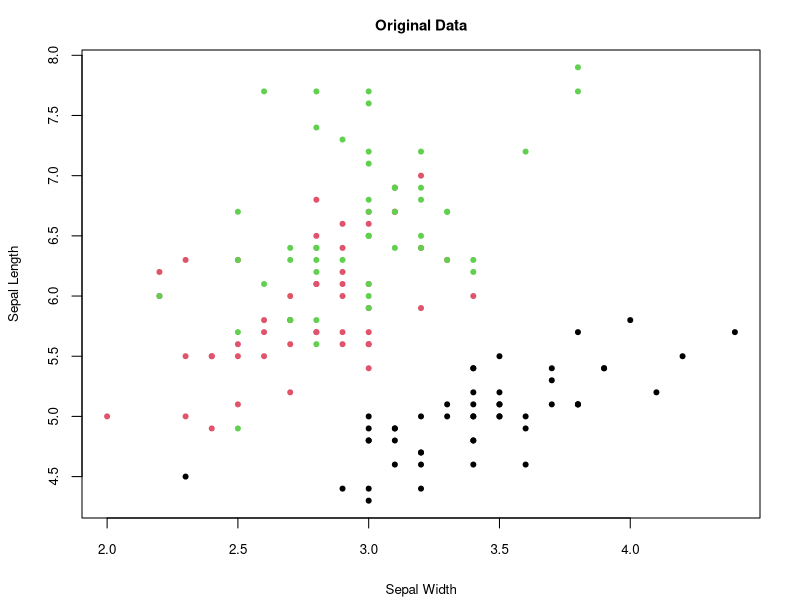
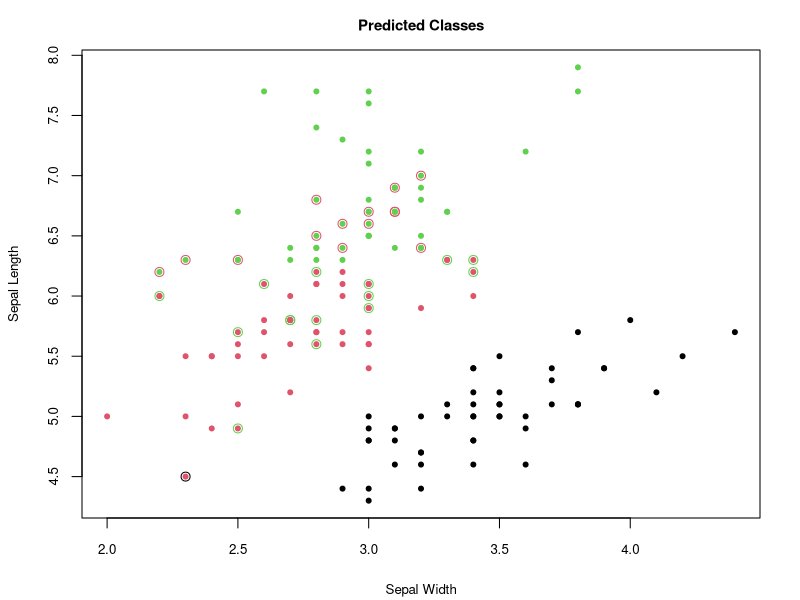
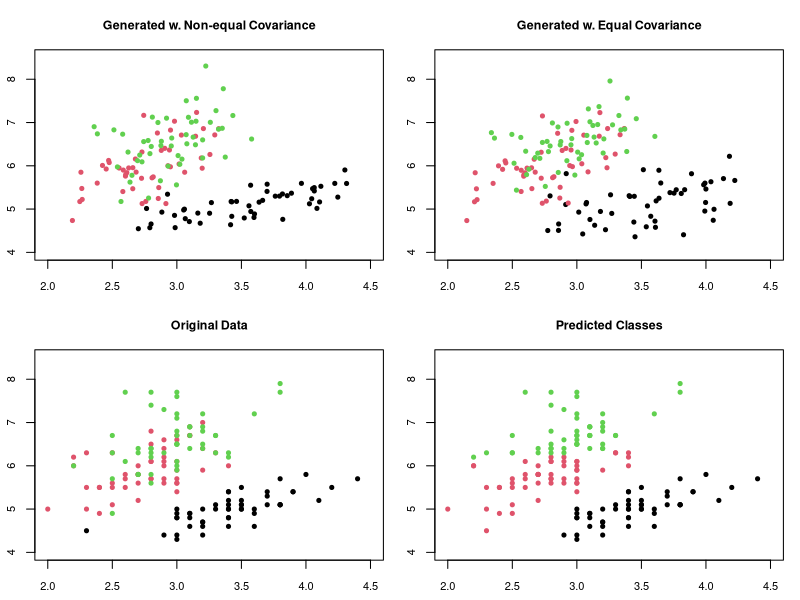
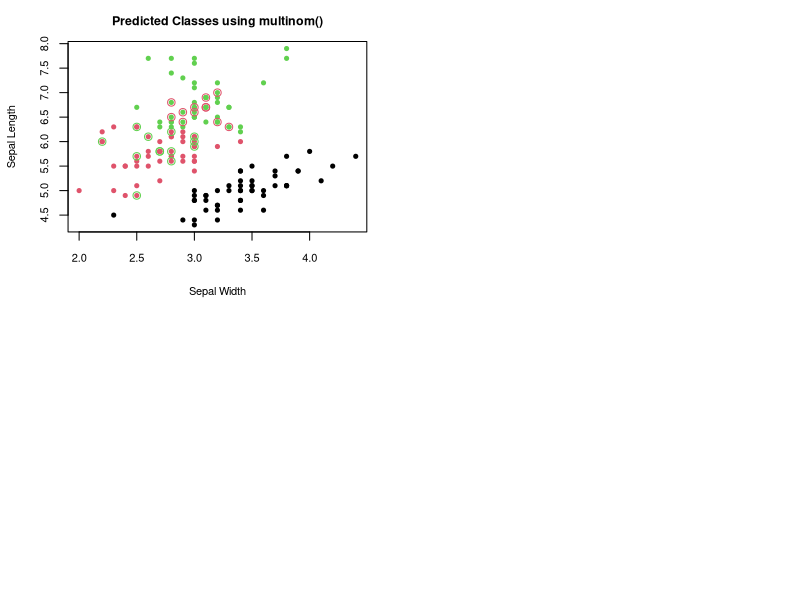

Write R code to recreate these figures, in order.
## ---- chunk 1
### Assignment 1 ###
knitr::opts_chunk$set(echo = FALSE)
knitr::opts_chunk$set(message = TRUE)
library(MASS)
library(mvtnorm)
library(nnet)
## ---- chunk 2
# getting the data
data <- iris
target <- data$Species # slicing our target to a separate frame
features <- data[,1:2] # slicing the two features we are going to use
## ---- chunk 3

# setting plot parameters
par(mar = c(4.1, 4.1, 2.5, 2))

# plotting original data
plot(
  data$Sepal.Width,
  data$Sepal.Length,
  col = data$Species,
  pch = 20,
  main = "Original Data",
  xlab = "Sepal Width",
  ylab = "Sepal Length",
  cex.main = 0.9,
  cex.lab = 0.8,
  cex.axis = 0.8
)

## ---- chunk 4
p <- ncol(features) # number of predictors
N <- nrow(features) # nobs
C <- length(levels(target)) # nclasses

mu <- do.call("rbind", by(features, target, colMeans)) # list of mu's for each class and dimension
s <- by(features, target, cov) # covariance matrices for each class
pi <- (prop.table(table(target)))  # class probabilities

# output the descpriptives
message("Means")
print(mu)
message("Covariance Matrices")
print(s)
message("Prior Probabilities")
print(pi)


## ---- chunk 5
# calculating the ppoled covariance matrix
S <- matrix(0, nrow = p, ncol = p, dimnames = list(colnames(features), colnames(features)))
for (c in 1:C) {
  S <- S + matrix(nrow = p, unlist(Map('*',s[c],pi[c]))) # using Map to do list multiplication
}

message("Pooled Covariance Matrix")
S

## ---- chunk 6

# function to get LDA coefficients
lincoef <- function(mu, S, pi, classes = C) {
  
  C <- classes
  w <- matrix(nrow = ncol(mu), ncol = C, dimnames = list(colnames(mu), paste0("w", 1:3)))
  w0 <- vector(length = C)
  names(w0) <- paste0("w0", 1:3)
  
  # simply translating the equations into code
  for (c in 1:C) {
      w0[c] <- -.5 * t(mu[c, ]) %*% solve(S) %*% mu[c, ] + log(as.matrix(pi[c]))
      w[,c] <- solve(S) %*% mu[c,] 
  }

  return(list("w0" = w0, "w" = w))
  
}

m1 <- lincoef(mu, S, pi)

m1

## ---- chunk 7
# pairwise differences
b1 <- data.frame(t((m1$w[,1])-(m1$w[,2])), "w0diff" = m1$w0[1]-m1$w0[2])
b2 <- data.frame(t((m1$w[,1])-(m1$w[,3])), "w0diff" = m1$w0[1]-m1$w0[3])
b3 <- data.frame(t((m1$w[,2])-(m1$w[,3])), "w0diff" = m1$w0[2]-m1$w0[3])
b <- round(rbind("d1-d2" = b1, "d1-d3" = b2, "d2-d3" = b3),2)
colnames(b) <- c("L1_diff", "L2_diff", "Constant_diff")
b
## ---- chunk 8
message("Covariance matrix for species setosa")
round(s$setosa,2)

message("Covariance matrix for species versicolor")
round(s$versicolor,2)

message("Covariance matrix for species virginica")
round(s$virginica,2)
## ---- chunk 9

# function to get discriminant scores and predictions
discriminant <- function(x, coefs) {

  w <- t(as.matrix(coefs$w))
  w0 <- coefs$w0
  x <- t(as.matrix(x))
  d <- matrix(nrow = ncol(x), ncol=length(w0))
  c_pred <- vector(mode="numeric", length = nrow(d))

  # discriminant scores
  for (i in 1:nrow(w)) {

    d[,i] <- w[i, ] %*% x + w0[i]
  }

  # making the predictions according to highest d-score
  for (n in 1:nrow(d)) {
    c_pred[n]  <- levels(target)[which.max(d[n,])]

  }
  
  results <- list("discriminant scores" = d, "predicted" = c_pred)
  return(results)
}

d <- discriminant(features, m1)
misclassed <- which(target != d$predicted)

# plotting the results
par(mar = c(4.1, 4.1, 2.5, 2))
plot(
  data$Sepal.Width,
  data$Sepal.Length,
  col = as.factor(d$predicted),
  pch = 20,
  main = "Predicted Classes",
  xlab = "Sepal Width",
  ylab = "Sepal Length",
  cex.main = 0.9,
  cex.lab = 0.8,
  cex.axis = 0.8
)
# adding circles to display correct class for misclassified points
points(
  data$Sepal.Width[misclassed],
  data$Sepal.Length[misclassed],
  pch = 1,
  cex = 1.2,
  col = as.factor(data$Species[misclassed])
)

## ---- chunk 10
# using lda() to train and predict
m2 <- lda(Species~.,data = data[,-c(3:4)])
m2_pred <- predict(m2)

# getting and plotting error rates and confusion matrices
m1_conf <- table("True" = target, "Predicted" = d$predicted)
m1_err <- 1-(sum(diag(m1_conf))/sum(m1_conf))

m2_conf <- table("True" = target, "Predicted" = m2_pred$class)
m2_err <- 1-(sum(diag(m2_conf))/sum(m2_conf))

message("Confusion matrix for own LDA implementation")
m1_conf
message("Error rate for own LDA implementation")
m1_err

message("Confusion matrix for lda()")
m2_conf
message("Error rate for lda()")
m2_err


## ---- chunk 11
# function to generate data
gen <- function(mu, s, n) {
  df <- matrix(nrow = n, ncol = ncol(mu) + 1)
  
  for (i in 1:nrow(mu)) {
    k <-
      seq(i * n / nrow(mu) - (n / nrow(mu) - 1), i * n / nrow(mu), by = 1)
    
    # if the covariance matrix is a matrix it means the pooled covariance matrix
    if (is.matrix(s)) {
      df[k, 1:2] <- rmvnorm(n = n / nrow(mu),
                            mean = mu[i,],
                            sigma = s)
    } else { # else it is a list of separate covariance matrices
      df[k, 1:2] <- rmvnorm(n = n / nrow(mu),
                            mean = mu[i,],
                            sigma = s[[i]])
    }
    df[k, 3] <- i # bringing along the class it was generated from
  }
  df
}

# calling the function for separate covariance matrices
set.seed(12345)
new_features1 <- gen(mu, s, nrow(features))

# calling the function for pooled covariance matrix
set.seed(12345)
new_features2 <- gen(mu, S, nrow(features))

# plot parameter settings and the plotting
# main parameter for each plot should give a clue of what it shows
par(mfrow = c(2, 2), mar = c(2.4, 2.1, 3, 1), cex.main = 0.9,
  cex.lab = 0.8,
  cex.axis = 0.8)

plot(
  new_features1[, 2],
  new_features1[, 1],
  col = as.factor(new_features1[, 3]),
  pch = 20,
  xlim = c(2, 4.5),
  ylim = c(4, 8.5),
  xlab = NA,
  ylab = NA,
  main = "Generated w. Non-equal Covariance"
)

plot(
  new_features2[, 2],
  new_features2[, 1],
  col = as.factor(new_features2[, 3]),
  pch = 20,
  xlim = c(2, 4.5),
  ylim = c(4, 8.5),
  xlab = NA,
  ylab = NA,
  main = "Generated w. Equal Covariance"
)

plot(
  data$Sepal.Width,
  data$Sepal.Length,
  col = data$Species,
  xlim = c(2, 4.5),
  ylim = c(4, 8.5),
  pch = 20,
  main = "Original Data"
)

# lda() method from MASS
plot(
  data$Sepal.Width,
  data$Sepal.Length,
  col = m2_pred$class,
  xlim = c(2, 4.5),
  ylim = c(4, 8.5),
  pch = 20,
  main = "Predicted Classes",
  xlab = "Sepal Width",
  ylab = "Sepal Length",
)


## ---- chunk 12
# training model using multinom() from nnet
m3 <- multinom(Species~.,data = data[,-c(3:4)])
m3_pred <- predict(m3)

# calculating errors
m3_conf <- table("True" = target, "Predicted" = m3_pred)
m3_err <- 1-(sum(diag(m3_conf))/sum(m3_conf))
## ---- chunk 13
# outputting error rates
message("Confusion matrix for multinom()")
m3_conf
message("Error rate for multinom()")
m3_err

misclassed <- which(target != m3_pred)

par(mar = c(4.1, 4.1, 2.5, 2))
# plotting the predictions from multinom()
plot(
  data$Sepal.Width,
  data$Sepal.Length,
  col = m3_pred,
  pch = 20,
  cex.main = 0.9,
  cex.lab = 0.8,
  cex.axis = 0.8,
  main = "Predicted Classes using multinom()",
  xlab = "Sepal Width",
  ylab = "Sepal Length"
)

# with circles for misclassified observations
points(
  data$Sepal.Width[misclassed],
  data$Sepal.Length[misclassed],
  pch = 1,
  cex = 1.2,
  col = as.factor(data$Species[misclassed])
)

## ---- chunk 14
# Cleanup
rm(list=ls())

##################### END OF ASSIGNMENT 1 #####################
